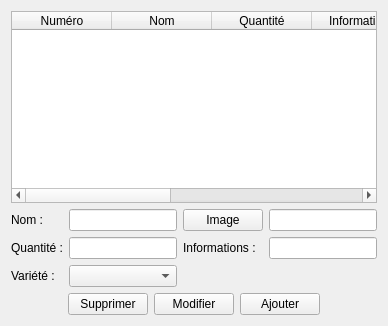
          <widget class="QWidget" name="tab_5">
           <attribute name="icon">
            <iconset resource="resources.qrc">
             <normaloff>:/new/prefix1/security</normaloff>:/new/prefix1/security</iconset>
           </attribute>
           <attribute name="title">
            <string>Validé</string>
           </attribute>
           <layout class="QVBoxLayout" name="verticalLayout_8">
            <item>
             <widget class="QTableWidget" name="tableWidget_produits">
              <property name="selectionMode">
               <enum>QAbstractItemView::SingleSelection</enum>
              </property>
              <property name="selectionBehavior">
               <enum>QAbstractItemView::SelectRows</enum>
              </property>
              <attribute name="horizontalHeaderHighlightSections">
               <bool>false</bool>
              </attribute>
              <attribute name="verticalHeaderVisible">
               <bool>false</bool>
              </attribute>
              <column>
               <property name="text">
                <string>Numéro</string>
               </property>
              </column>
              <column>
               <property name="text">
                <string>Nom</string>
               </property>
              </column>
              <column>
               <property name="text">
                <string>Quantité</string>
               </property>
              </column>
              <column>
               <property name="text">
                <string>Informations</string>
               </property>
              </column>
              <column>
               <property name="text">
                <string>Image</string>
               </property>
              </column>
              <column>
               <property name="text">
                <string>Variété</string>
               </property>
              </column>
              <column>
               <property name="text">
                <string>Image</string>
               </property>
              </column>
             </widget>
            </item>
            <item>
             <layout class="QGridLayout" name="gridLayout">
              <item row="0" column="1">
               <widget class="QLineEdit" name="lineEdit_nomProduit"/>
              </item>
              <item row="0" column="3">
               <widget class="QLineEdit" name="lineEdit_image"/>
              </item>
              <item row="0" column="0">
               <widget class="QLabel" name="label_nom_3">
                <property name="text">
                 <string>Nom :</string>
                </property>
               </widget>
              </item>
              <item row="1" column="0">
               <widget class="QLabel" name="label_quantite">
                <property name="text">
                 <string>Quantité :</string>
                </property>
               </widget>
              </item>
              <item row="2" column="0">
               <widget class="QLabel" name="label_variete">
                <property name="text">
                 <string>Variété :</string>
                </property>
               </widget>
              </item>
              <item row="2" column="1">
               <widget class="QComboBox" name="comboBox_variete"/>
              </item>
              <item row="1" column="3">
               <widget class="QLineEdit" name="lineEdit_informations"/>
              </item>
              <item row="1" column="1">
               <widget class="QLineEdit" name="lineEdit_quantitee"/>
              </item>
              <item row="1" column="2">
               <widget class="QLabel" name="label_informations">
                <property name="text">
                 <string>Informations :</string>
                </property>
               </widget>
              </item>
              <item row="0" column="2">
               <widget class="QPushButton" name="pushButton_image">
                <property name="text">
                 <string>Image</string>
                </property>
               </widget>
              </item>
             </layout>
            </item>
            <item>
             <layout class="QHBoxLayout" name="horizontalLayout_3">
              <item>
               <spacer name="horizontalSpacer_9">
                <property name="orientation">
                 <enum>Qt::Horizontal</enum>
                </property>
                <property name="sizeHint" stdset="0">
                 <size>
                  <width>40</width>
                  <height>20</height>
                 </size>
                </property>
               </spacer>
              </item>
              <item>
               <widget class="QPushButton" name="pushButton_supprimer">
                <property name="text">
                 <string>Supprimer</string>
                </property>
                <property name="icon">
                 <iconset resource="resources.qrc">
                  <normaloff>:/new/prefix1/bin</normaloff>:/new/prefix1/bin</iconset>
                </property>
               </widget>
              </item>
              <item>
               <widget class="QPushButton" name="pushButton_modifier">
                <property name="text">
                 <string>Modifier</string>
                </property>
                <property name="icon">
                 <iconset resource="resources.qrc">
                  <normaloff>:/new/prefix1/modify</normaloff>:/new/prefix1/modify</iconset>
                </property>
               </widget>
              </item>
              <item>
               <widget class="QPushButton" name="pushButton_ajouter">
                <property name="text">
                 <string>Ajouter</string>
                </property>
                <property name="icon">
                 <iconset resource="resources.qrc">
                  <normaloff>:/new/prefix1/ok</normaloff>:/new/prefix1/ok</iconset>
                </property>
               </widget>
              </item>
              <item>
               <spacer name="horizontalSpacer_10">
                <property name="orientation">
                 <enum>Qt::Horizontal</enum>
                </property>
                <property name="sizeHint" stdset="0">
                 <size>
                  <width>40</width>
                  <height>20</height>
                 </size>
                </property>
               </spacer>
              </item>
             </layout>
            </item>
           </layout>
          </widget>
